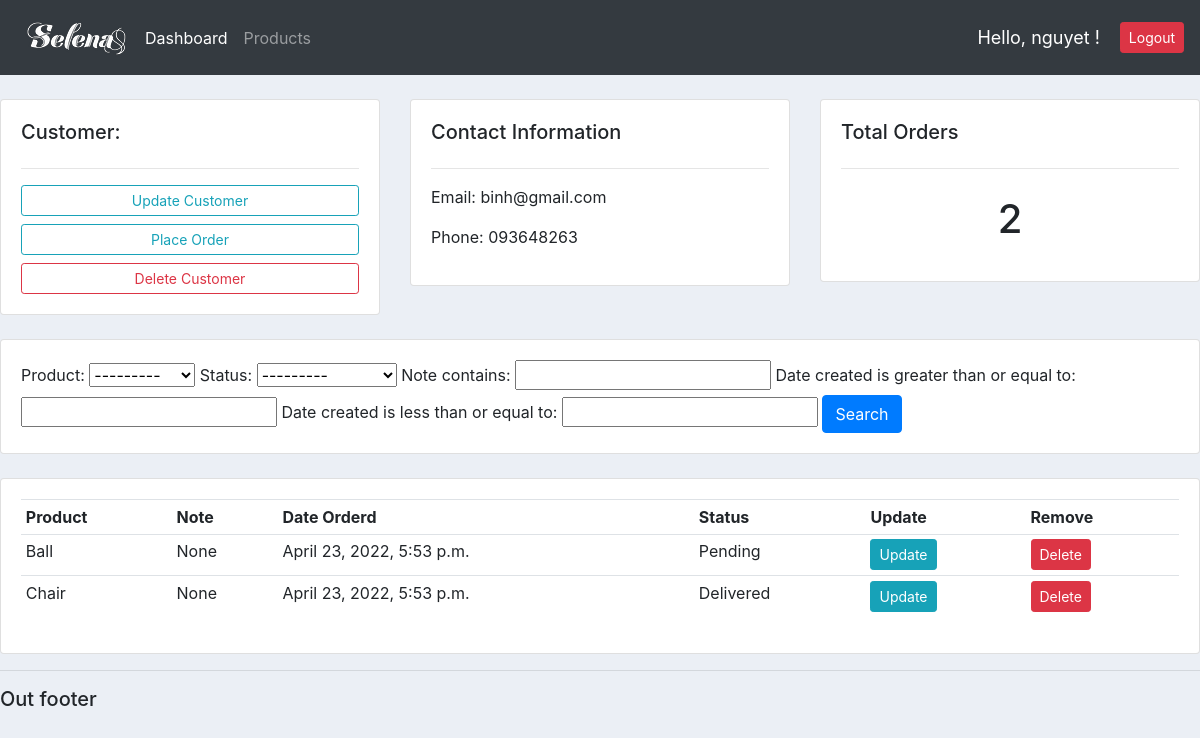
Page /customer/3/ (signed in) on the earlier database version.
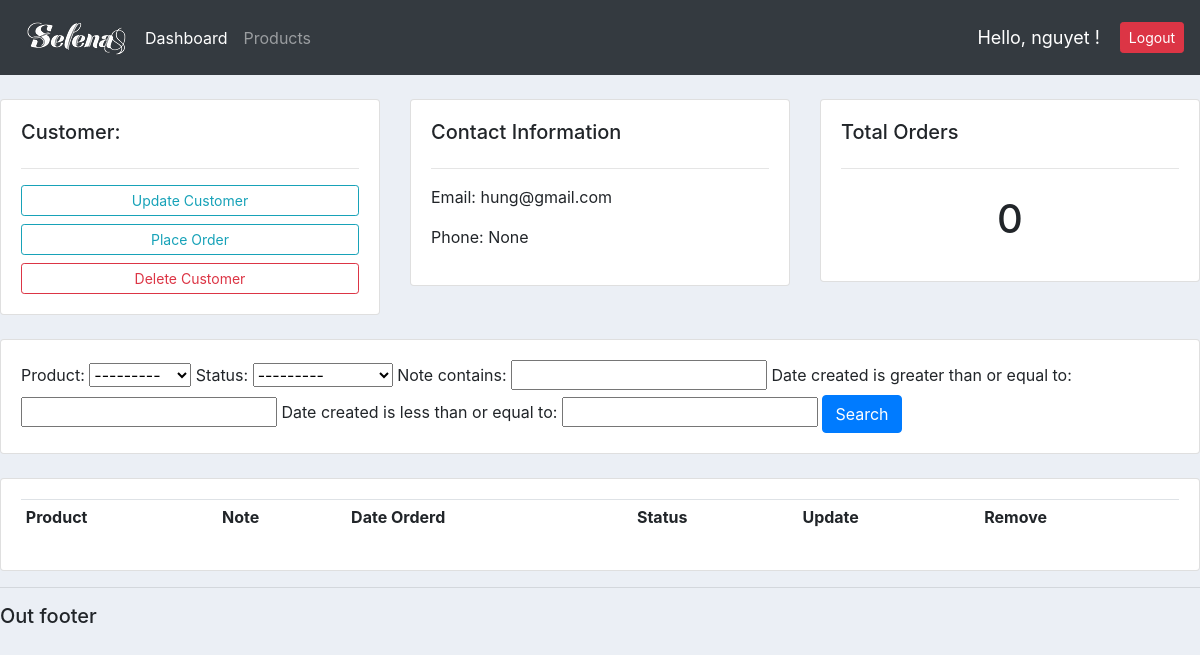
Same page on the later database version.
### accounts/models.py (models this page shows, shortened)
class Customer(models.Model):
    user = models.OneToOneField(User, null=True, on_delete=models.CASCADE)
    name = models.CharField(max_length=200, null=True)
    phone = models.CharField(max_length=200, null=True)
    email = models.CharField(max_length=200, null=True)
    profile_pic = models.ImageField(default="default_profile.png", null=True, blank=True)
    date_created = models.DateTimeField(auto_now_add=True)

class Order(models.Model):
    STATUS = (
            ('Pending', 'Pending'),
            ('Out for delivery', 'Out for delivery'),
            ('Delivered', 'Delivered'),
    )
    customer = models.ForeignKey(Customer, null=True, on_delete=models.SET_NULL)
    product = models.ForeignKey(Product, null=True, on_delete=models.SET_NULL)
    date_created = models.DateTimeField(auto_now_add=True)
    status = models.CharField(max_length=200, null=True, choices=STATUS)
    note = models.CharField(max_length=200, null=True)

class Product(models.Model):
    CATEGORY = (
                ('Indoor', 'Indoor'),
                ('Out Door', 'Out Door'),
    )
    name = models.CharField(max_length=200, null=True)
    price = models.FloatField(null=True)
    category = models.CharField(max_length=200, null=True, choices=CATEGORY)
    description = models.CharField(max_length=200, null=True, blank=True)
    date_created = models.DateTimeField(auto_now_add=True)
    tag = models.ManyToManyField(Tag)
    def __str__(self):
        return self.name

### accounts/decorators.py (the view)
        def wrapper_func(request, *args, **kwargs):
            group = None
            if request.user.groups.exists():
                group = request.user.groups.all()[0].name
            if group in allowed_roles:
                return view_func(request, *args, **kwargs)
            else:
                return HttpResponse('You are not authorized to view this page.')

### accounts/views.py (called while the page is built)
@login_required(login_url='login')
@allowed_users(allowed_roles=['admin'])
def customer(request, pk_test):
    customer = Customer.objects.get(id=pk_test)
    orders = customer.order_set.all()
    total_order = orders.count()
    myFilter = OrderFilter(request.GET, queryset=orders)
    orders = myFilter.qs
    context = {'customer':customer, 'orders':orders, 'total_order':total_order, 'myFilter':myFilter}
    return render(request, 'accounts/customer.html', context)

### accounts/templates/accounts/customer.html
{% extends 'accounts/main.html' %}
{% block content %}
<br>
<div class="row">
	<div class="col-md">
		<div class="card card-body">
			<h5>Customer:</h5>
			<hr>
			<a class="btn btn-outline-info  btn-sm btn-block" href="">Update Customer</a>
			<a class="btn btn-outline-info  btn-sm btn-block" href="{% url 'create_order' customer.id %}">Place Order</a>
			<a class="btn btn-outline-danger  btn-sm btn-block" href="">Delete Customer</a>
		</div>
	</div>
	<div class="col-md">
		<div class="card card-body">
			<h5>Contact Information</h5>
			<hr>
			<p>Email: {{customer.email}}</p>
			<p>Phone: {{customer.phone}}</p>
		</div>
	</div>
	<div class="col-md">
		<div class="card card-body">
			<h5>Total Orders</h5>
			<hr>
			<h1 style="text-align: center;padding: 10px">{{total_order}}</h1>
		</div>
	</div>
</div>
<br>
<div class="row">
	<div class="col">
		<div class="card card-body">
			<form method="get">
				{{myFilter.form}}
		    <button class="btn btn-primary" type="submit">Search</button>
		  </form>
		</div>
	</div>
</div>
<br>
<div class="row">
	<div class="col-md">
		<div class="card card-body">
			<table class="table table-sm">
				<tr>
					<th>Product</th>
					<th>Note</th>
					<th>Date Orderd</th>
					<th>Status</th>
					<th>Update</th>
					<th>Remove</th>
				</tr>
				{% for order in orders %}
					<tr>
						<td>{{order.product}}</td>
						<td>{{order.note}}</td>
						<td>{{order.date_created}}</td>
						<td>{{order.status}}</td>
						<td><a class="btn btn-sm btn-info" href="{% url 'update_order' order.id %}">Update</a></td>
						<td><a class="btn btn-sm btn-danger" href="{% url 'delete_order' order.id %}">Delete</a></td>
					</tr>
				{% endfor %}
			</table>
		</div>
	</div>
</div>
{% endblock %}

### accounts/templates/accounts/main.html (shortened to what this page needs)
{% load static %}
<!DOCTYPE html>
<html lang="en">
<head>
    <link rel="stylesheet" href="https://cdn.jsdelivr.net/npm/bootstrap@4.3.1/dist/css/bootstrap.min.css">
    <link rel="stylesheet" type="text/css" href="{% static '/css/main.css' %}">
</head>
<body>
    {% include 'accounts/navbar.html' %}
    {% block content %}
    {% endblock %}
    <hr>
    <h5>Out footer</h5>
</body>
</html>

### accounts/templates/accounts/navbar.html (shortened to what this page needs)
{% load static %}
<nav class="navbar navbar-expand-lg navbar-dark bg-dark">
    <img src="{% static 'images/logo.png' %}" alt="">
    <div class="collapse navbar-collapse" id="navbarNav">
      <ul class="navbar-nav">
        {% if request.user.is_staff %}
        <li class="nav-item active">
          <a class="nav-link" href="{% url 'home' %}">Dashboard</a>
        </li>
        <li class="nav-item">
          <a class="nav-link" href="{% url 'products' %}">Products</a>
        </li>
        {% else %}
        <li class="nav-item">
          <a href="{% url 'account' %}" class="nav-link">Settings</a>
        </li>
        {% endif %}
      </ul>
    </div>
    <span class="hello-msg">Hello, {{request.user}} ! </span>
    <a class="btn btn-sm btn-danger" href="{% url 'logout' %}">Logout</a>
  </nav>

### static/css/main.css (style rules this page uses)
body { background-color: #ebeff5; }

### accounts/templates/accounts/navbar.html (style rules this page uses)
.hello-msg { font-size: 18px; color: #fff; margin-right: 20px; }

Differences in the rows shown:
removed Order: product "Ball", note "None", date_created "April 23, 2022, 5:53 p.m.", status "Pending"
removed Order: product "Chair", note "None", date_created "April 23, 2022, 5:53 p.m.", status "Delivered"
changed Customer: email "binh@gmail.com" → "hung@gmail.com"; phone "093648263" → "None"
Other differences:
{{ total_order }}: "2" → "0"
